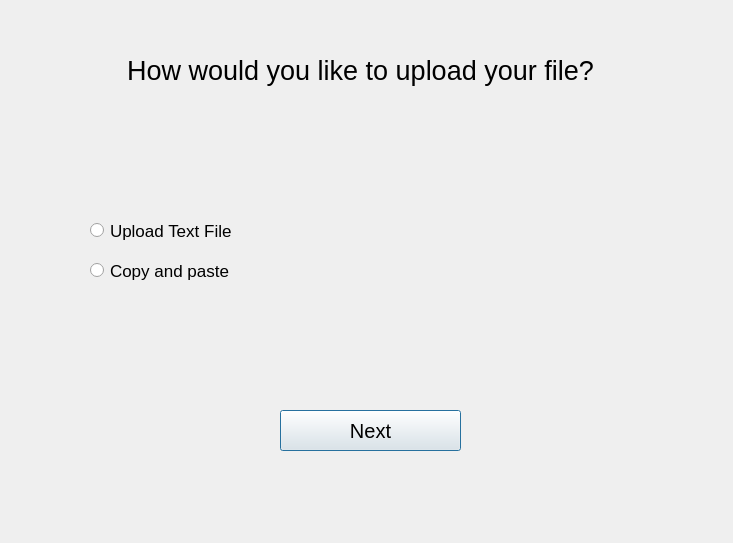
<?xml version="1.0" encoding="UTF-8"?>
<ui version="4.0">
 <class>secondWindow</class>
 <widget class="QDialog" name="secondWindow">
  <property name="geometry">
   <rect>
    <x>0</x>
    <y>0</y>
    <width>733</width>
    <height>543</height>
   </rect>
  </property>
  <property name="windowTitle">
   <string>Dialog</string>
  </property>
  <widget class="QLabel" name="label">
   <property name="geometry">
    <rect>
     <x>40</x>
     <y>10</y>
     <width>641</width>
     <height>121</height>
    </rect>
   </property>
   <property name="font">
    <font>
     <pointsize>20</pointsize>
    </font>
   </property>
   <property name="text">
    <string>How would you like to upload your file?</string>
   </property>
   <property name="alignment">
    <set>Qt::AlignmentFlag::AlignCenter</set>
   </property>
  </widget>
  <widget class="QRadioButton" name="radioButton">
   <property name="geometry">
    <rect>
     <x>90</x>
     <y>210</y>
     <width>201</width>
     <height>41</height>
    </rect>
   </property>
   <property name="font">
    <font>
     <pointsize>13</pointsize>
    </font>
   </property>
   <property name="text">
    <string>Upload Text File</string>
   </property>
  </widget>
  <widget class="QRadioButton" name="radioButton_2">
   <property name="geometry">
    <rect>
     <x>90</x>
     <y>250</y>
     <width>191</width>
     <height>41</height>
    </rect>
   </property>
   <property name="font">
    <font>
     <pointsize>13</pointsize>
    </font>
   </property>
   <property name="text">
    <string>Copy and paste</string>
   </property>
  </widget>
  <widget class="QPushButton" name="pushButton">
   <property name="geometry">
    <rect>
     <x>280</x>
     <y>410</y>
     <width>181</width>
     <height>41</height>
    </rect>
   </property>
   <property name="font">
    <font>
     <pointsize>15</pointsize>
    </font>
   </property>
   <property name="text">
    <string>Next</string>
   </property>
  </widget>
 </widget>
 <resources/>
 <connections/>
</ui>
